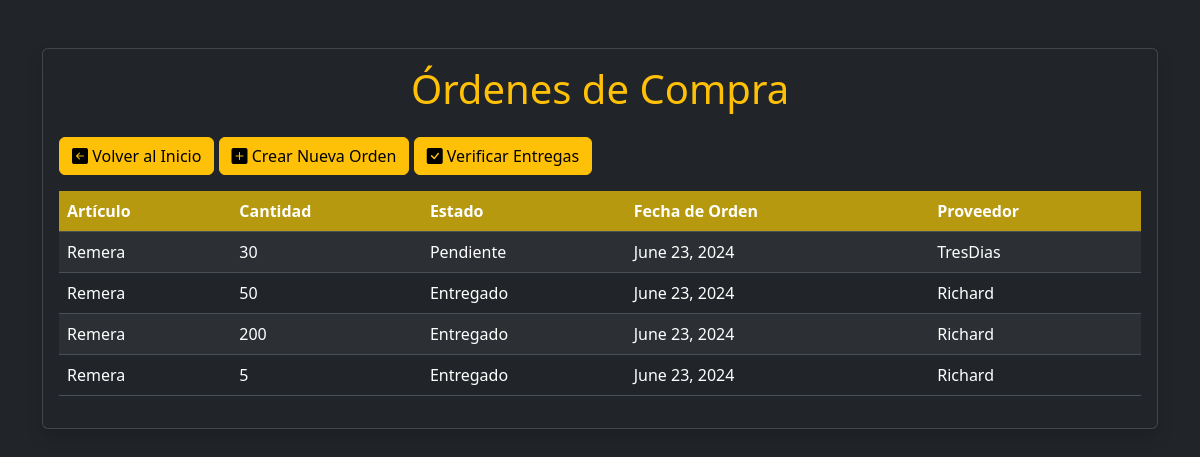
The app's page /ordenes/ with its own data.
### stock/models.py (models this page shows, shortened)
class OrdenDeCompra(models.Model):
    codODC = models.AutoField(primary_key=True)
    cantidad = models.IntegerField()
    estado = models.ForeignKey(EstadoOrdenCompra, on_delete=models.CASCADE, related_name='ordenDeCompra')
    articulo = models.ForeignKey(Articulo, on_delete=models.CASCADE, related_name='ordenDeCompra')
    proveedor = models.ForeignKey(Proveedor, on_delete=models.CASCADE, related_name='ordenDeCompra')
    fechaOrden = models.DateField(auto_now_add=True)
    diasDemoraOrden = models.IntegerField()

class Articulo(models.Model):
    codArticulo = models.AutoField(primary_key=True)
    fechaAltaArticulo = models.DateField(auto_now_add=True)
    fechaBajaArticulo = models.DateField(null=True, blank=True, max_length=30)
    nombreArticulo = models.CharField(max_length=30)
    stockArticulo = models.IntegerField()
    puntoPedido = models.IntegerField(default=0)
    stockSeguridad = models.IntegerField(default=0)
    loteOptimo = models.IntegerField(default=0)
    cantidasIntervaloFijo = models.IntegerField(default=0)
    estado = models.ForeignKey(EstadoArticulo, on_delete=models.CASCADE, related_name='articulos')
    modeloInventario = models.ForeignKey(ModeloInventario, on_delete=models.CASCADE, related_name="articulos")
    proveedor = models.ForeignKey(Proveedor, on_delete=models.CASCADE, related_name='articulos', null=True)

class EstadoOrdenCompra(models.Model):
    codEC = models.AutoField(primary_key=True)
    nombreEC = models.CharField(null=False, blank=False, max_length=30)
    fechaHoraBajaEC = models.DateField(null=True, blank=True)

class Proveedor(models.Model):
    codProveedor = models.AutoField(primary_key=True)
    fechaBajaProveedor = models.DateField(null=True, blank=True)
    nombreProveedor = models.CharField(null=False, blank=False, max_length=30)
    diasDeDemora = models.IntegerField(null=False, blank=False)
    precioXunidad = models.FloatField(null=False, blank=False)
    costo_pedido = models.FloatField(null=False, blank=False)

### stock/views.py (the view)
# urls.py: path('ordenes/', ListarOrdenesDeCompraView.as_view(), name='listar_ordenes_de_compra'),
class ListarOrdenesDeCompraView(ListView):
    model = OrdenDeCompra
    template_name = 'listar_ordenes_de_compra.html'
    context_object_name = 'ordenes'

### stock/Templates/listar_ordenes_de_compra.html (shortened to what this page needs)
<!DOCTYPE html>
<html lang="en" data-bs-theme="dark">
<head>
    <link href="https://cdn.jsdelivr.net/npm/bootstrap@5.3.3/dist/css/bootstrap.min.css" rel="stylesheet"
>
    <link rel="stylesheet" href="https://cdn.jsdelivr.net/npm/bootstrap-icons@1.11.3/font/bootstrap-icons.min.css">
</head>
<body>
    <div class="container mt-5">
        <div class="card shadow">
            <div class="card-body">
                <h1 class="card-title mb-4 text-center text-warning">Órdenes de Compra</h1>
                <a href="{% url 'inicio' %}" class="btn btn-warning mb-3"><i class="bi bi-arrow-left-square-fill"></i> Volver al Inicio</a>
                <a href="{% url 'crear_orden_de_compra' %}" class="btn btn-warning mb-3"><i class="bi bi-plus-square-fill"></i> Crear Nueva Orden</a>
                <a href="{% url 'verificar_entregas' %}" class="btn btn-warning mb-3"><i class="bi bi-check-square-fill"></i> Verificar Entregas</a>
                <div class="table-responsive">
                    <table class="table table-striped table-hover">
                        <thead>
                            <tr>
                                <th scope="col" style="background-color: rgba(221, 182, 9, 0.795);">Artículo</th>
                                <th scope="col" style="background-color: rgba(221, 182, 9, 0.795);">Cantidad</th>
                                <th scope="col" style="background-color: rgba(221, 182, 9, 0.795);">Estado</th>
                                <th scope="col" style="background-color: rgba(221, 182, 9, 0.795);">Fecha de Orden</th>
                                <th scope="col" style="background-color: rgba(221, 182, 9, 0.795);">Proveedor</th>
                            </tr>
                        </thead>
                        <tbody>
                            {% for orden in ordenes %}
                            <tr>
                                <td>{{ orden.articulo.nombreArticulo }}</td>
                                <td>{{ orden.cantidad }}</td>
                                <td>{{ orden.estado.nombreEC }}</td>
                                <td>{{ orden.fechaOrden }}</td>
                                <td>{{ orden.proveedor.nombreProveedor }}</td>
                            </tr>
                            {% endfor %}
                        </tbody>
                    </table>
                </div>
            </div>
        </div>
    </div>
</body>
</html>

### stock/Templates/listar_ordenes_de_compra.html (style rules this page uses)
body { background-color: #212529; color: #fff; }
.table th, .table td { vertical-align: middle; }

### records on screen
OrdenDeCompra: articulo.nombreArticulo "Remera", cantidad "30", estado.nombreEC "Pendiente", fechaOrden "June 23, 2024", proveedor.nombreProveedor "TresDias"
OrdenDeCompra: articulo.nombreArticulo "Remera", cantidad "50", estado.nombreEC "Entregado", fechaOrden "June 23, 2024", proveedor.nombreProveedor "Richard"
OrdenDeCompra: articulo.nombreArticulo "Remera", cantidad "200", estado.nombreEC "Entregado", fechaOrden "June 23, 2024", proveedor.nombreProveedor "Richard"
OrdenDeCompra: articulo.nombreArticulo "Remera", cantidad "5", estado.nombreEC "Entregado", fechaOrden "June 23, 2024", proveedor.nombreProveedor "Richard"
